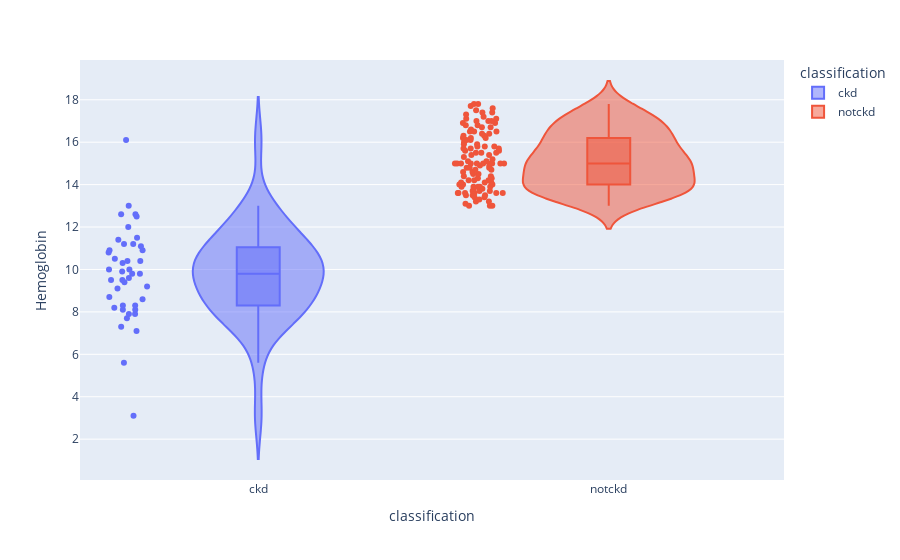

The notebook cell saved with this chart:
### Code cell
violin('Hemoglobin')

### Figure 1 — Plotly figure (JSON) as saved in the notebook; plotly's stock layout.template omitted (floating-point values rounded to 4 significant figures; data arrays with more than 128 entries replaced by an {"elided": "..."} marker saying what was removed)
{"data": [{"alignmentgroup": "True", "box": {"visible": true}, "customdata": {"elided": "43x26 mixed values"}, "hovertemplate": "classification=%{customdata[25]}<br>Hemoglobin=%{customdata[15]}<br>id=%{customdata[0]}<br>age=%{customdata[1]}<br>bp=%{customdata[2]}<br>Specifi_gravity=%{customdata[3]}<br>Albumin=%{customdata[4]}<br>su=%{customdata[5]}<br>RBC=%{customdata[6]}<br>Pus_cell=%{customdata[7]}<br>Pus_cell_clumps=%{customdata[8]}<br>Bacteria=%{customdata[9]}<br>Blood_glucose_random=%{customdata[10]}<br>Blood_urea=%{customdata[11]}<br>Serum_creatine=%{customdata[12]}<br>Sodium=%{customdata[13]}<br>Potassium=%{customdata[14]}<br>Packed_cell_volume=%{customdata[16]}<br>White_cell_count=%{customdata[17]}<br>Red_cell_count=%{customdata[18]}<br>Hypertension=%{customdata[19]}<br>Diabetes_mellitus=%{customdata[20]}<br>Coronary_artery_disease=%{customdata[21]}<br>Appetite=%{customdata[22]}<br>Pedal_edema=%{customdata[23]}<br>Anemia=%{customdata[24]}<extra></extra>", "legendgroup": "ckd", "marker": {"color": "#636efa"}, "name": "ckd", "offsetgroup": "ckd", "orientation": "v", "points": "all", "scalegroup": "True", "showlegend": true, "type": "violin", "x": ["ckd", "ckd", "ckd", "ckd", "ckd", "ckd", "ckd", "ckd", "ckd", "ckd", "ckd", "ckd", "ckd", "ckd", "ckd", "ckd", "ckd", "ckd", "ckd", "ckd", "ckd", "ckd", "ckd", "ckd", "ckd", "ckd", "ckd", "ckd", "ckd", "ckd", "ckd", "ckd", "ckd", "ckd", "ckd", "ckd", "ckd", "ckd", "ckd", "ckd", "ckd", "ckd", "ckd"], "x0": " ", "xaxis": "x", "y": [11.2, 9.5, 10.8, 5.6, 7.7, 9.8, 12.5, 10, 10.5, 9.8, 9.1, 10.3, 7.1, 13, 16.1, 10.4, 9.2, 11.4, 8.1, 8.2, 12, 11.1, 7.9, 8.3, 12.6, 10.4, 8.7, 8.3, 10, 9.5, 9.9, 8.1, 11.2, 7.3, 10.9, 10.9, 11.5, 7.9, 9.6, 9.4, 8.6, 12.6, 3.1], "y0": " ", "yaxis": "y"}, {"alignmentgroup": "True", "box": {"visible": true}, "customdata": {"elided": "115x26 mixed values"}, "hovertemplate": "classification=%{customdata[25]}<br>Hemoglobin=%{customdata[15]}<br>id=%{customdata[0]}<br>age=%{customdata[1]}<br>bp=%{customdata[2]}<br>Specifi_gravity=%{customdata[3]}<br>Albumin=%{customdata[4]}<br>su=%{customdata[5]}<br>RBC=%{customdata[6]}<br>Pus_cell=%{customdata[7]}<br>Pus_cell_clumps=%{customdata[8]}<br>Bacteria=%{customdata[9]}<br>Blood_glucose_random=%{customdata[10]}<br>Blood_urea=%{customdata[11]}<br>Serum_creatine=%{customdata[12]}<br>Sodium=%{customdata[13]}<br>Potassium=%{customdata[14]}<br>Packed_cell_volume=%{customdata[16]}<br>White_cell_count=%{customdata[17]}<br>Red_cell_count=%{customdata[18]}<br>Hypertension=%{customdata[19]}<br>Diabetes_mellitus=%{customdata[20]}<br>Coronary_artery_disease=%{customdata[21]}<br>Appetite=%{customdata[22]}<br>Pedal_edema=%{customdata[23]}<br>Anemia=%{customdata[24]}<extra></extra>", "legendgroup": "notckd", "marker": {"color": "#EF553B"}, "name": "notckd", "offsetgroup": "notckd", "orientation": "v", "points": "all", "scalegroup": "True", "showlegend": true, "type": "violin", "x": ["notckd", "notckd", "notckd", "notckd", "notckd", "notckd", "notckd", "notckd", "notckd", "notckd", "notckd", "notckd", "notckd", "notckd", "notckd", "notckd", "notckd", "notckd", "notckd", "notckd", "notckd", "notckd", "notckd", "notckd", "notckd", "notckd", "notckd", "notckd", "notckd", "notckd", "notckd", "notckd", "notckd", "notckd", "notckd", "notckd", "notckd", "notckd", "notckd", "notckd", "notckd", "notckd", "notckd", "notckd", "notckd", "notckd", "notckd", "notckd", "notckd", "notckd", "notckd", "notckd", "notckd", "notckd", "notckd", "notckd", "notckd", "notckd", "notckd", "notckd", "notckd", "notckd", "notckd", "notckd", "notckd", "notckd", "notckd", "notckd", "notckd", "notckd", "notckd", "notckd", "notckd", "notckd", "notckd", "notckd", "notckd", "notckd", "notckd", "notckd", "notckd", "notckd", "notckd", "notckd", "notckd", "notckd", "notckd", "notckd", "notckd", "notckd", "notckd", "notckd", "notckd", "notckd", "notckd", "notckd", "notckd", "notckd", "notckd", "notckd", "notckd", "notckd", "notckd", "notckd", "notckd", "notckd", "notckd", "notckd", "notckd", "notckd", "notckd", "notckd", "notckd", "notckd", "notckd"], "x0": " ", "xaxis": "x", "y": [15, 17, 15.9, 15.4, 13, 13.6, 14.5, 14, 13.9, 16.1, 14.1, 17, 15.5, 16.2, 14.4, 14.2, 13.2, 13.9, 15, 14.3, 13.8, 14.8, 16.5, 15.7, 14.5, 16.3, 15.5, 14.6, 16.9, 16, 14.7, 16.6, 14.9, 16.7, 16.8, 13.5, 15.1, 16.9, 13.1, 17.1, 15.2, 13.6, 13.9, 13.2, 13.7, 17.3, 15.6, 15, 17.4, 15.7, 13.9, 15.9, 14, 15.8, 13.4, 14.1, 13.5, 17.7, 14.2, 14, 17.8, 13.3, 14.3, 13.4, 15, 16.2, 14.4, 13.5, 17.8, 13.6, 17.5, 15, 13.6, 14.6, 15, 17.1, 13.6, 13, 17.2, 14.7, 13.7, 15, 14.8, 15, 17.4, 14.9, 13.6, 16.2, 17.6, 15, 13.7, 16.3, 15.1, 16.4, 13.8, 16.1, 15.3, 16.8, 13.9, 15.4, 16.5, 16.4, 16.7, 15.5, 17, 15, 15.6, 14.8, 13, 14.1, 15.7, 16.5, 15.8, 14.2, 15.8], "y0": " ", "yaxis": "y"}], "layout": {"legend": {"title": {"text": "classification"}, "tracegroupgap": 0}, "margin": {"t": 60}, "violinmode": "overlay", "xaxis": {"anchor": "y", "categoryarray": ["ckd", "notckd"], "categoryorder": "array", "domain": [0, 1], "title": {"text": "classification"}}, "yaxis": {"anchor": "x", "domain": [0, 1], "title": {"text": "Hemoglobin"}}}}
